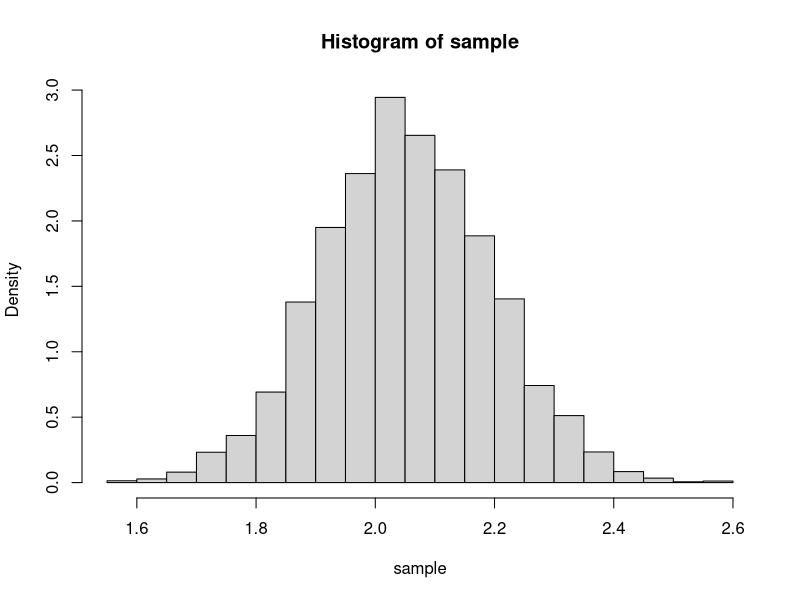
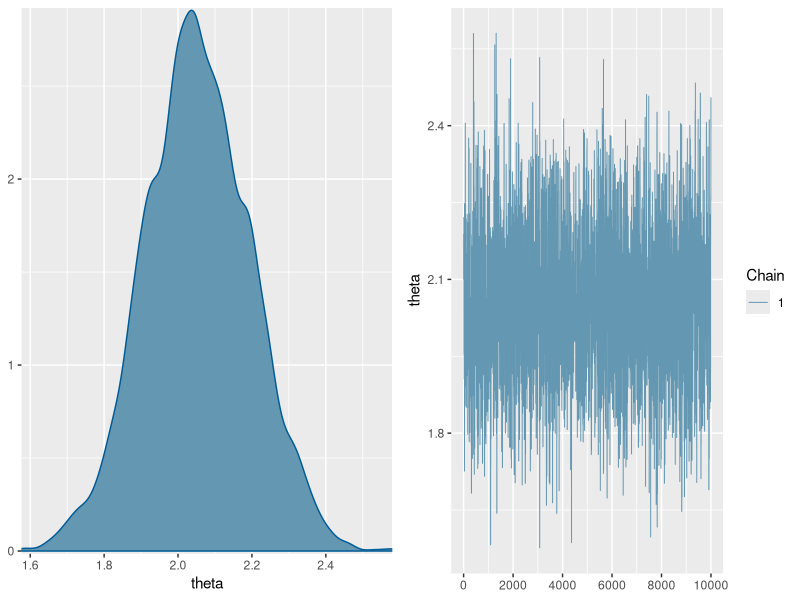
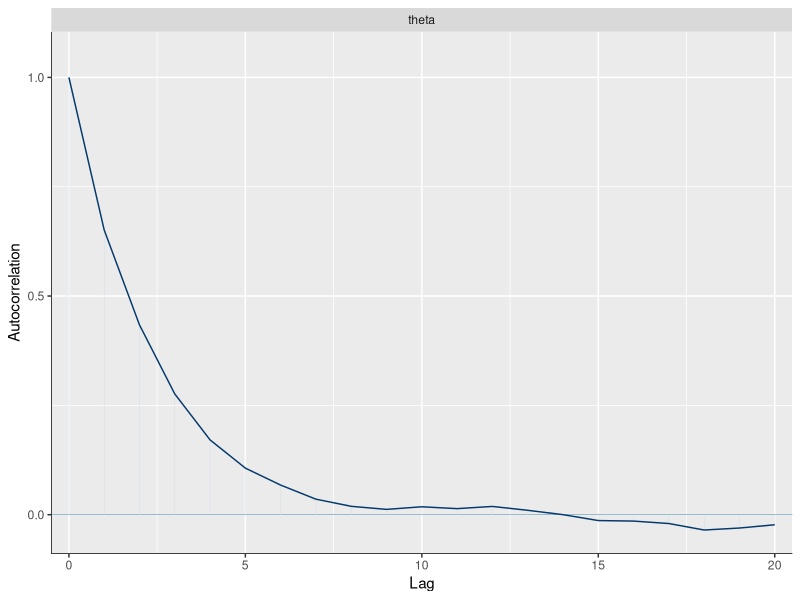
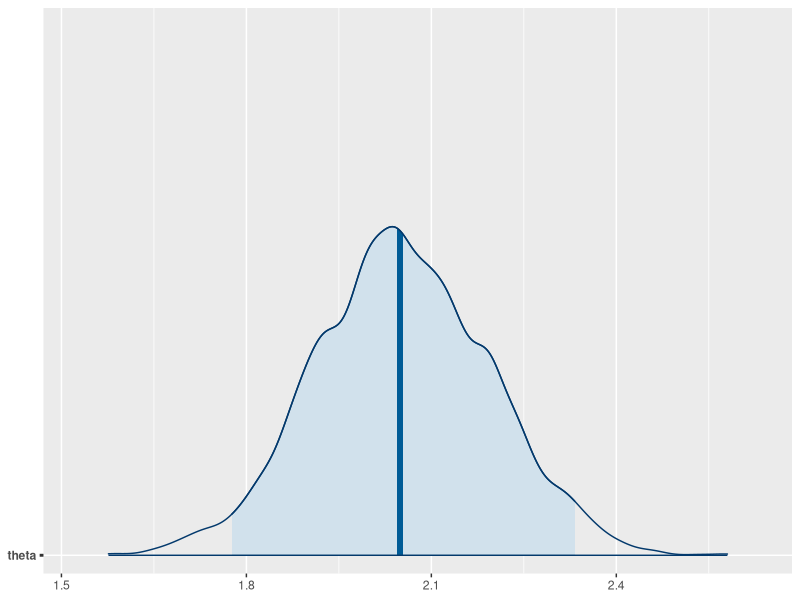

R code for these plots, in order:
library(MCMCpack)
library(bayesplot)
set.seed(321)
n = 50
theta0 = 2
sigma = 1
X = rnorm(n,m = theta0,sd = sigma)

lpost = function(x){
  sum(dnorm(X,m=x,sd = sigma,log=T)) + dt(x = x,log=T,df = 3)
}


sample = MCMCmetrop1R(fun = lpost,theta.init = 0,burnin = 5000,mcmc = 10e3,
                      verbose = T,logfun=T,tune = 3.3)
colnames(sample) = "theta"
hist(sample,prob = T)

mcmc_combo(x = sample)
mcmc_acf(sample)
mcmc_areas(sample,prob = 0.95)
